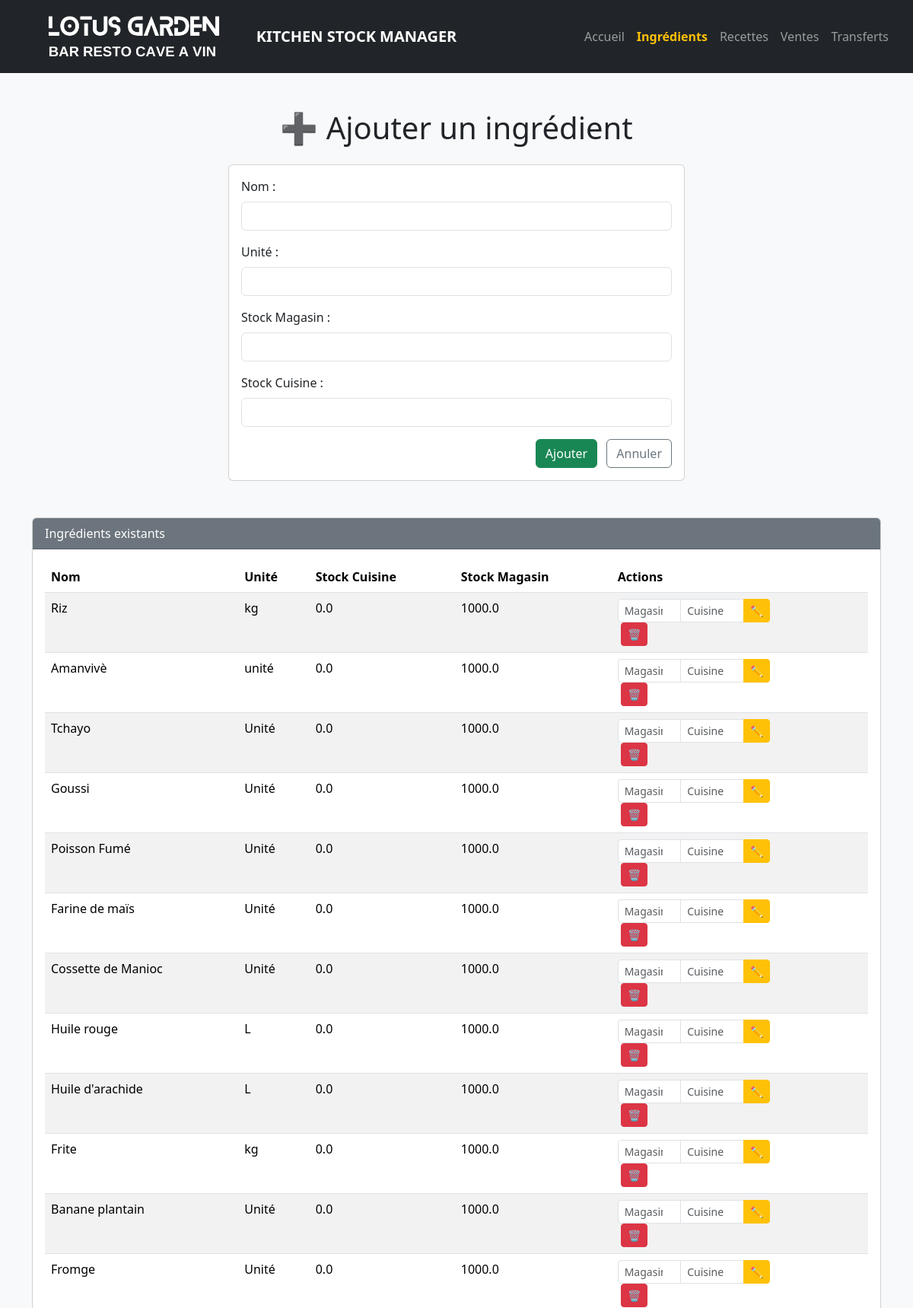
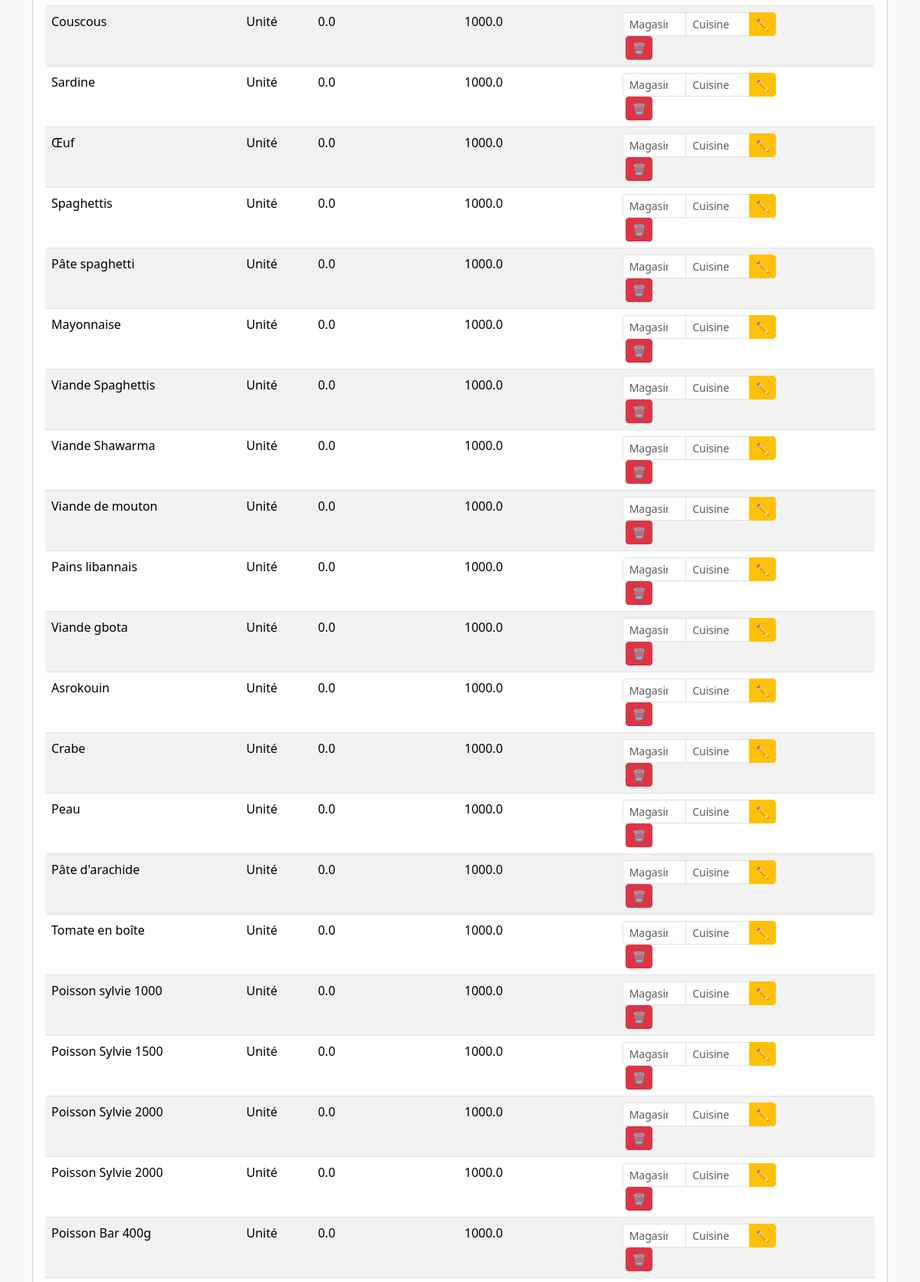
Screenshot of /ajouter (upper part) with the database file from the repository (2 pictures, top to bottom).
### app.py (models this page shows)
class Ingredient(db.Model):
    id = db.Column(db.Integer, primary_key=True)
    nom = db.Column(db.String(100), nullable=False)
    unite = db.Column(db.String(50), nullable=False)
    stock_cuisine = db.Column(db.Float, nullable=False, default=0.0)
    stock_magasin = db.Column(db.Float, nullable=False, default=0.0)

### app.py (the view, shortened to what this page needs)
@app.route('/ajouter', methods=['GET', 'POST'])
def ajouter():
    ingredients = Ingredient.query.all()
    return render_template('ajouter.html', ingredients=ingredients)

### app.py (called while the page is built)
@app.context_processor
def inject_request():
    return dict(request=request)

### templates/ajouter.html (shortened to what this page needs)
<!DOCTYPE html>
<html lang="fr">
<head>
    <link rel="stylesheet" href="https://cdn.jsdelivr.net/npm/bootstrap@5.3.0/dist/css/bootstrap.min.css">
</head>
<body class="bg-light">
<nav class="navbar navbar-expand-lg navbar-dark bg-dark px-4">
    <a class="navbar-brand d-flex align-items-center" href="/">
        <img src="{{ url_for('static', filename='logo.png') }}" alt="Logo" class="logo me-2">
        <span class="text-white fw-bold">KITCHEN STOCK MANAGER</span>
    </a>
    <div class="collapse navbar-collapse" id="navbarNav">
        <ul class="navbar-nav ms-auto">
            {% set nav_links = [
                ('home', 'Accueil'),
                ('ajouter', 'Ingrédients'),
                ('recettes', 'Recettes'),
                ('ventes', 'Ventes'),
                ('transfert', 'Transferts')
            ] %}
            {% for endpoint, label in nav_links %}
            <li class="nav-item">
                <a class="nav-link {{ 'active text-warning fw-bold' if request.path == url_for(endpoint) else '' }}" href="{{ url_for(endpoint) }}">{{ label }}</a>
            </li>
            {% endfor %}
        </ul>
    </div>
</nav>
  <head>
    <link href="https://cdn.jsdelivr.net/npm/bootstrap@5.3.3/dist/css/bootstrap.min.css" rel="stylesheet">
  </head>
  <body class="bg-light">
    <div class="container mt-5">
      <h1 class="text-center mb-4">➕ Ajouter un ingrédient</h1>
      <div class="card mb-5 mx-auto" style="max-width: 600px;">
        <div class="card-body">
          <form method="POST" action="{{ url_for('ajouter') }}">
            <div class="mb-3">
              <label class="form-label">Nom :</label>
              <input type="text" name="nom" class="form-control" required>
            </div>
            <div class="mb-3">
              <label class="form-label">Unité :</label>
              <input type="text" name="unite" class="form-control" required>
            </div>
            <div class="mb-3">
              <label class="form-label">Stock Magasin :</label>
              <input type="number" step="0.01" name="stock_magasin" class="form-control">
            </div>
            <div class="mb-3">
              <label class="form-label">Stock Cuisine :</label>
              <input type="number" step="0.01" name="stock_cuisine" class="form-control">
            </div>
            <div class="text-end">
              <button type="submit" class="btn btn-success">Ajouter</button>
              <a href="{{ url_for('home') }}" class="btn btn-outline-secondary ms-2">Annuler</a>
            </div>
          </form>
        </div>
      </div>
      <div class="card">
        <div class="card-header bg-secondary text-white">Ingrédients existants</div>
        <div class="card-body">
          {% if ingredients %}
            <table class="table table-striped">
              <thead>
                <tr>
                  <th>Nom</th>
                  <th>Unité</th>
                  <th>Stock Cuisine</th>
                  <th>Stock Magasin</th>
                  <th>Actions</th>
                </tr>
              </thead>
              <tbody>
                {% for ingr in ingredients %}
                  <tr>
                    <td>{{ ingr.nom }}</td>
                    <td>{{ ingr.unite }}</td>
                    <td>{{ ingr.stock_cuisine }}</td>
                    <td>{{ ingr.stock_magasin }}</td>
                    <td>
                      <form method="POST" action="{{ url_for('modifier', id=ingr.id) }}" class="d-inline">
                        <div class="input-group input-group-sm" style="width: 200px;">
                          <input type="number" name="stock_magasin" step="0.01" class="form-control" placeholder="Magasin" required>
                          <input type="number" name="stock_cuisine" step="0.01" class="form-control" placeholder="Cuisine" required>
                          <button class="btn btn-warning" type="submit" title="Modifier">✏</button>
                        </div>
                      </form>
                      <form method="POST" action="{{ url_for('supprimer', id=ingr.id) }}" class="d-inline">
                        <button type="submit" class="btn btn-danger btn-sm ms-1" onclick="return confirm('Supprimer {{ ingr.nom }} ?')">🗑</button>
                      </form>
                    </td>
                  </tr>
                {% endfor %}
              </tbody>
            </table>
          {% else %}
            <p class="text-muted">Aucun ingrédient enregistré.</p>
          {% endif %}
        </div>
      </div>
    </div>
  </body>
</html>

### templates/ajouter.html (style rules this page uses)
.logo { max-height: 70px; }

### rows the page displays
Ingredient: nom "Riz", unite "kg", stock_cuisine "0.0", stock_magasin "1000.0"
Ingredient: nom "Amanvivè", unite "unité", stock_cuisine "0.0", stock_magasin "1000.0"
Ingredient: nom "Tchayo", unite "Unité", stock_cuisine "0.0", stock_magasin "1000.0"
Ingredient: nom "Goussi", unite "Unité", stock_cuisine "0.0", stock_magasin "1000.0"
Ingredient: nom "Poisson Fumé", unite "Unité", stock_cuisine "0.0", stock_magasin "1000.0"
Ingredient: nom "Farine de maïs", unite "Unité", stock_cuisine "0.0", stock_magasin "1000.0"
Ingredient: nom "Cossette de Manioc", unite "Unité", stock_cuisine "0.0", stock_magasin "1000.0"
Ingredient: nom "Huile rouge", unite "L", stock_cuisine "0.0", stock_magasin "1000.0"
Ingredient: nom "Huile d'arachide", unite "L", stock_cuisine "0.0", stock_magasin "1000.0"
Ingredient: nom "Frite", unite "kg", stock_cuisine "0.0", stock_magasin "1000.0"
Ingredient: nom "Banane plantain", unite "Unité", stock_cuisine "0.0", stock_magasin "1000.0"
Ingredient: nom "Fromge", unite "Unité", stock_cuisine "0.0", stock_magasin "1000.0"
Ingredient: nom "Couscous", unite "Unité", stock_cuisine "0.0", stock_magasin "1000.0"
Ingredient: nom "Sardine", unite "Unité", stock_cuisine "0.0", stock_magasin "1000.0"
Ingredient: nom "Œuf", unite "Unité", stock_cuisine "0.0", stock_magasin "1000.0"
Ingredient: nom "Spaghettis", unite "Unité", stock_cuisine "0.0", stock_magasin "1000.0"
Ingredient: nom "Pâte spaghetti", unite "Unité", stock_cuisine "0.0", stock_magasin "1000.0"
Ingredient: nom "Mayonnaise", unite "Unité", stock_cuisine "0.0", stock_magasin "1000.0"
Ingredient: nom "Viande Spaghettis", unite "Unité", stock_cuisine "0.0", stock_magasin "1000.0"
Ingredient: nom "Viande Shawarma", unite "Unité", stock_cuisine "0.0", stock_magasin "1000.0"
Ingredient: nom "Viande de mouton", unite "Unité", stock_cuisine "0.0", stock_magasin "1000.0"
Ingredient: nom "Pains libannais", unite "Unité", stock_cuisine "0.0", stock_magasin "1000.0"
Ingredient: nom "Viande gbota", unite "Unité", stock_cuisine "0.0", stock_magasin "1000.0"
Ingredient: nom "Asrokouin", unite "Unité", stock_cuisine "0.0", stock_magasin "1000.0"
Ingredient: nom "Crabe", unite "Unité", stock_cuisine "0.0", stock_magasin "1000.0"
Ingredient: nom "Peau", unite "Unité", stock_cuisine "0.0", stock_magasin "1000.0"
Ingredient: nom "Pâte d'arachide", unite "Unité", stock_cuisine "0.0", stock_magasin "1000.0"
Ingredient: nom "Tomate en boîte", unite "Unité", stock_cuisine "0.0", stock_magasin "1000.0"
Ingredient: nom "Poisson sylvie 1000", unite "Unité", stock_cuisine "0.0", stock_magasin "1000.0"
Ingredient: nom "Poisson Sylvie 1500", unite "Unité", stock_cuisine "0.0", stock_magasin "1000.0"
Ingredient: nom "Poisson Sylvie 2000", unite "Unité", stock_cuisine "0.0", stock_magasin "1000.0"
Ingredient: nom "Poisson Sylvie 2000", unite "Unité", stock_cuisine "0.0", stock_magasin "1000.0"
Ingredient: nom "Poisson Bar 400g", unite "Unité", stock_cuisine "0.0", stock_magasin "1000.0"

### other values shown
{{ label }} "Accueil" "Ingrédients" "Recettes" "Ventes" "Transferts"
